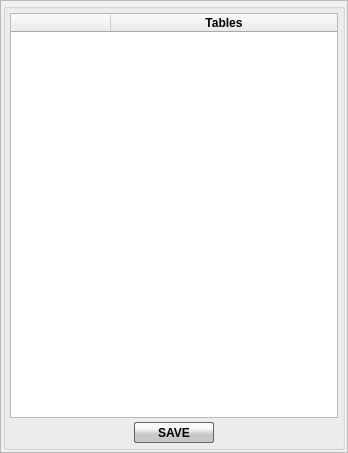
<?xml version="1.0" encoding="UTF-8"?>
<ui version="4.0">
 <class>sqlite_viewer_plugin_savestate</class>
 <widget class="QFrame" name="sqlite_viewer_plugin_savestate">
  <property name="windowModality">
   <enum>Qt::WindowModal</enum>
  </property>
  <property name="geometry">
   <rect>
    <x>0</x>
    <y>0</y>
    <width>348</width>
    <height>453</height>
   </rect>
  </property>
  <property name="windowTitle">
   <string>Export Plugin</string>
  </property>
  <property name="frameShape">
   <enum>QFrame::StyledPanel</enum>
  </property>
  <property name="frameShadow">
   <enum>QFrame::Raised</enum>
  </property>
  <layout class="QVBoxLayout" name="verticalLayout_3">
   <property name="spacing">
    <number>2</number>
   </property>
   <property name="leftMargin">
    <number>2</number>
   </property>
   <property name="topMargin">
    <number>2</number>
   </property>
   <property name="rightMargin">
    <number>2</number>
   </property>
   <property name="bottomMargin">
    <number>2</number>
   </property>
   <item>
    <widget class="QGroupBox" name="groupBox">
     <property name="font">
      <font>
       <weight>75</weight>
       <bold>true</bold>
      </font>
     </property>
     <property name="title">
      <string/>
     </property>
     <property name="checkable">
      <bool>false</bool>
     </property>
     <layout class="QVBoxLayout" name="verticalLayout_2">
      <property name="spacing">
       <number>4</number>
      </property>
      <property name="leftMargin">
       <number>4</number>
      </property>
      <property name="topMargin">
       <number>4</number>
      </property>
      <property name="rightMargin">
       <number>4</number>
      </property>
      <property name="bottomMargin">
       <number>4</number>
      </property>
      <item>
       <layout class="QVBoxLayout" name="verticalLayout">
        <item>
         <widget class="QTableWidget" name="tableWidget_dbTableList">
          <property name="styleSheet">
           <string notr="true">QTableView {
     selection-background-color: #777777;
 }
</string>
          </property>
          <property name="editTriggers">
           <set>QAbstractItemView::NoEditTriggers</set>
          </property>
          <property name="alternatingRowColors">
           <bool>true</bool>
          </property>
          <property name="selectionBehavior">
           <enum>QAbstractItemView::SelectRows</enum>
          </property>
          <property name="showGrid">
           <bool>false</bool>
          </property>
          <attribute name="horizontalHeaderStretchLastSection">
           <bool>true</bool>
          </attribute>
          <attribute name="verticalHeaderStretchLastSection">
           <bool>false</bool>
          </attribute>
          <column>
           <property name="text">
            <string/>
           </property>
          </column>
          <column>
           <property name="text">
            <string>Tables</string>
           </property>
          </column>
         </widget>
        </item>
        <item>
         <layout class="QHBoxLayout" name="horizontalLayout">
          <item>
           <spacer name="horizontalSpacer">
            <property name="orientation">
             <enum>Qt::Horizontal</enum>
            </property>
            <property name="sizeHint" stdset="0">
             <size>
              <width>40</width>
              <height>20</height>
             </size>
            </property>
           </spacer>
          </item>
          <item>
           <widget class="QPushButton" name="pushButton_save">
            <property name="minimumSize">
             <size>
              <width>80</width>
              <height>21</height>
             </size>
            </property>
            <property name="styleSheet">
             <string notr="true">QPushButton
{
background: qlineargradient(x1: 0, y1: 0, x2: 0, y2: 1,    stop: 0.0 rgb(249,249,249), stop: 0.3 rgb(249,249,249), stop: 0.6 rgb(200,200,200), stop: 1.0 rgb(200,200,200));


border: 1px solid rgb(100,100,100);
border-radius: 2px;
color: black;
}

QPushButton:pressed {
background: qlineargradient(x1: 0, y1: 0, x2: 0, y2: 1,    stop: 0.0 rgb(190,190,190), stop: 0.3 rgb(190,190,190), stop: 0.6 rgb(150,150,150), stop: 1.0 rgb(150,150,150));
/*color: white;*/
}
QPushButton:disabled {
color: gray;
}</string>
            </property>
            <property name="text">
             <string>SAVE</string>
            </property>
           </widget>
          </item>
          <item>
           <spacer name="horizontalSpacer_2">
            <property name="orientation">
             <enum>Qt::Horizontal</enum>
            </property>
            <property name="sizeHint" stdset="0">
             <size>
              <width>40</width>
              <height>20</height>
             </size>
            </property>
           </spacer>
          </item>
         </layout>
        </item>
       </layout>
      </item>
     </layout>
    </widget>
   </item>
  </layout>
 </widget>
 <resources/>
 <connections/>
</ui>
